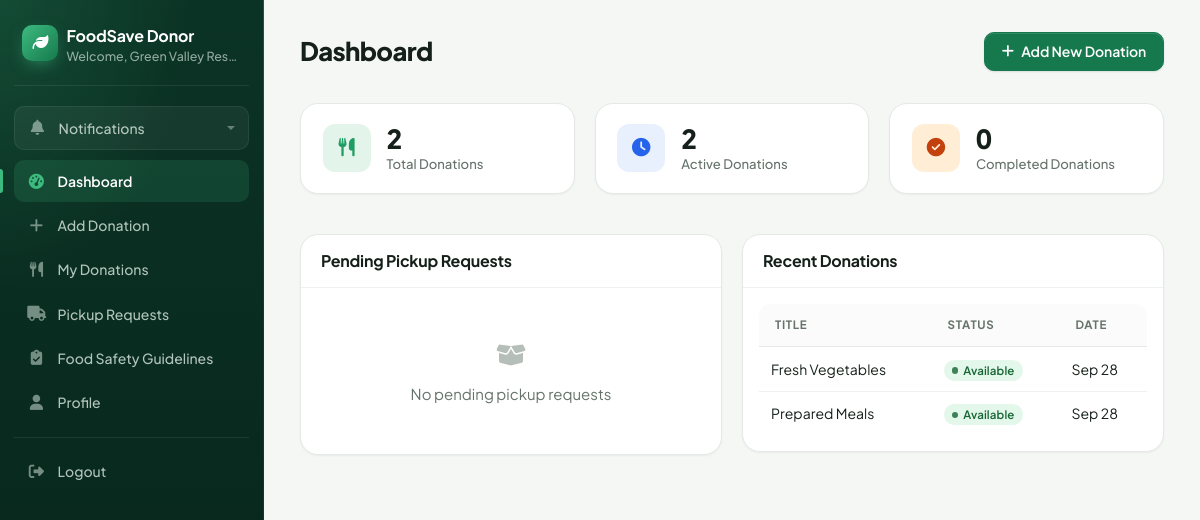
Screenshot of /donor/dashboard.php (signed in) with the database file from the repository.
### tables this page shows
CREATE TABLE food_donations (
    id INT AUTO_INCREMENT PRIMARY KEY,
    donor_id INT NOT NULL,
    title VARCHAR(100) NOT NULL,
    description TEXT,
    category ENUM('vegetables', 'fruits', 'dairy', 'meat', 'grains', 'prepared_food', 'other') NOT NULL,
    quantity VARCHAR(50) NOT NULL,
    expiration_date DATE NOT NULL,
    pickup_address TEXT NOT NULL,
    pickup_city VARCHAR(50) NOT NULL,
    pickup_state VARCHAR(50) NOT NULL,
    pickup_zip VARCHAR(10) NOT NULL,
    status ENUM('available', 'pending', 'requested', 'picked_up', 'completed', 'cancelled', 'expired') DEFAULT 'available',
    created_at TIMESTAMP DEFAULT CURRENT_TIMESTAMP,
    updated_at TIMESTAMP DEFAULT CURRENT_TIMESTAMP ON UPDATE CURRENT_TIMESTAMP,
    ai_risk_probability DECIMAL(5,2) NULL,
    ai_risk_level ENUM('LOW','MEDIUM','HIGH') NULL,
    ai_predicted_at DATETIME NULL,
    ai_model_version VARCHAR(50) NULL,
    FOREIGN KEY (donor_id) REFERENCES users(id) ON DELETE CASCADE
);

### donor/dashboard.php (the view, shortened to what this page needs)
<?php
try {
    $pdo = getDBConnection();
    $donor_id = $_SESSION['user_id'];
    $stmt = $pdo->prepare("SELECT COUNT(*) as total_donations FROM food_donations WHERE donor_id = ?");
    $stmt->execute([$donor_id]);
    $total_donations = $stmt->fetch(PDO::FETCH_ASSOC)['total_donations'];
    $stmt = $pdo->prepare("SELECT COUNT(*) as active_donations FROM food_donations WHERE donor_id = ? AND status = 'available'");
    $stmt->execute([$donor_id]);
    $active_donations = $stmt->fetch(PDO::FETCH_ASSOC)['active_donations'];
    $stmt = $pdo->prepare("SELECT COUNT(*) as completed_donations FROM food_donations WHERE donor_id = ? AND status = 'picked_up'");
    $stmt->execute([$donor_id]);
    $completed_donations = $stmt->fetch(PDO::FETCH_ASSOC)['completed_donations'];
    $stmt = $pdo->prepare("
        SELECT pr.*, fd.title, u.full_name as ngo_name
        FROM pickup_requests pr
        JOIN food_donations fd ON pr.donation_id = fd.id
        JOIN users u ON pr.ngo_id = u.id
        WHERE fd.donor_id = ? AND pr.status = 'pending'
        ORDER BY pr.created_at DESC
    ");
    $stmt->execute([$donor_id]);
    $pending_requests = $stmt->fetchAll(PDO::FETCH_ASSOC);
    $stmt = $pdo->prepare("
        SELECT * FROM food_donations
        WHERE donor_id = ?
        ORDER BY created_at DESC
        LIMIT 10
    ");
    $stmt->execute([$donor_id]);
    $recent_donations = $stmt->fetchAll(PDO::FETCH_ASSOC);
} catch (PDOException $e) {
    $error = 'Database error: ' . $e->getMessage();
}
?>
<!DOCTYPE html>
<html lang="en">
<head>
    <link href="https://cdn.jsdelivr.net/npm/bootstrap@5.1.3/dist/css/bootstrap.min.css" rel="stylesheet">
    <link rel="stylesheet" href="https://cdnjs.cloudflare.com/ajax/libs/font-awesome/6.5.2/css/all.min.css">
    <link href="../assets/css/style.css?v=3" rel="stylesheet">
</head>
<body>
    <div class="container-fluid">
        <div class="row">
            <nav class="col-md-3 col-lg-2 d-md-block sidebar collapse">
                <div class="position-sticky pt-3">
                    <div class="text-center mb-4">
                        <h5 class="text-white">FoodSave Donor</h5>
                        <small class="text-muted">Welcome, <?php echo $_SESSION['full_name']; ?></small>
                    </div>
                    <ul class="nav flex-column">
                        <?php include '../includes/notification_header.php'; ?>
                        <li class="nav-item">
                            <a class="nav-link active" href="dashboard.php">
                                <i class="fas fa-tachometer-alt"></i> Dashboard
                            </a>
                        </li>
                        <li class="nav-item">
                            <a class="nav-link" href="add_donation.php">
                                <i class="fas fa-plus"></i> Add Donation
                            </a>
                        </li>
                        <li class="nav-item">
                            <a class="nav-link" href="my_donations.php">
                                <i class="fas fa-utensils"></i> My Donations
                            </a>
                        </li>
                        <li class="nav-item">
                            <a class="nav-link" href="pickup_requests.php">
                                <i class="fas fa-truck"></i> Pickup Requests
                            </a>
                        </li>
                        <li class="nav-item">
                            <a class="nav-link" href="food_safety.php">
                                <i class="fas fa-clipboard-check"></i> Food Safety Guidelines
                            </a>
                        </li>
                        <li class="nav-item">
                            <a class="nav-link" href="profile.php">
                                <i class="fas fa-user"></i> Profile
                            </a>
                        </li>
                        <li class="nav-item">
                            <a class="nav-link" href="logout.php">
                                <i class="fas fa-sign-out-alt"></i> Logout
                            </a>
                        </li>
                    </ul>
                </div>
            </nav>
            <main class="col-md-9 ms-sm-auto col-lg-10 px-md-4">
                <div class="d-flex justify-content-between flex-wrap flex-md-nowrap align-items-center pt-3 pb-2 mb-3 border-bottom">
                    <h1 class="h2">Dashboard</h1>
                    <a href="add_donation.php" class="btn btn-success">
                        <i class="fas fa-plus"></i> Add New Donation
                    </a>
                </div>
                <div class="row mb-4">
                    <div class="col-md-4 mb-3">
                        <div class="card stats-card">
                            <div class="card-body text-center">
                                <i class="fas fa-utensils fa-2x mb-2"></i>
                                <h4 style="color:white;"><?php echo $total_donations; ?></h4>
                                <p class="mb-0">Total Donations</p>
                            </div>
                        </div>
                    </div>
                    <div class="col-md-4 mb-3">
                        <div class="card stats-card">
                            <div class="card-body text-center">
                                <i class="fas fa-clock fa-2x mb-2"></i>
                                <h4 style="color:white;"><?php echo $active_donations; ?></h4>
                                <p class="mb-0">Active Donations</p>
                            </div>
                        </div>
                    </div>
                    <div class="col-md-4 mb-3">
                        <div class="card stats-card">
                            <div class="card-body text-center">
                                <i class="fas fa-check-circle fa-2x mb-2"></i>
                                <h4 style="color:white;"><?php echo $completed_donations; ?></h4>
                                <p class="mb-0">Completed Donations</p>
                            </div>
                        </div>
                    </div>
                </div>
                <div class="row">
                    <div class="col-md-6 mb-4">
                        <div class="card">
                            <div class="card-header">
                                <h5 class="mb-0 text-dark">Pending Pickup Requests</h5>
                            </div>
                            <div class="card-body">
                                <?php if (empty($pending_requests)): ?>
                                    <p class="text-muted">No pending pickup requests</p>
                                <?php endif; ?>
                            </div>
                        </div>
                    </div>
                    <div class="col-md-6 mb-4">
                        <div class="card">
                            <div class="card-header">
                                <h5 class="mb-0 text-dark">Recent Donations</h5>
                            </div>
                            <div class="card-body">
                                <div class="table-responsive">
                                    <table class="table table-sm">
                                        <thead>
                                            <tr>
                                                <th>Title</th>
                                                <th>Status</th>
                                                <th>Date</th>
                                            </tr>
                                        </thead>
                                        <tbody>
                                            <?php foreach ($recent_donations as $donation): ?>
                                            <tr>
                                                <td><?php echo htmlspecialchars($donation['title']); ?></td>
                                                <td>
                                                    <span class="badge status-<?php echo $donation['status']; ?>">
                                                        <?php echo ucfirst($donation['status']); ?>
                                                    </span>
                                                </td>
                                                <td><?php echo date('M j', strtotime($donation['created_at'])); ?></td>
                                            </tr>
                                            <?php endforeach; ?>
                                        </tbody>
                                    </table>
                                </div>
                            </div>
                        </div>
                    </div>
                </div>
            </main>
        </div>
    </div>
</body>
</html>

### rows the page displays
food_donations: title "Fresh Vegetables", status "Available", created_at "Sep 28"
food_donations: title "Prepared Meals", status "Available", created_at "Sep 28"

### other values shown
$_SESSION['full_name'] "Green Valley Res…"
$total_donations "2"
$active_donations "2"
$completed_donations "0"
